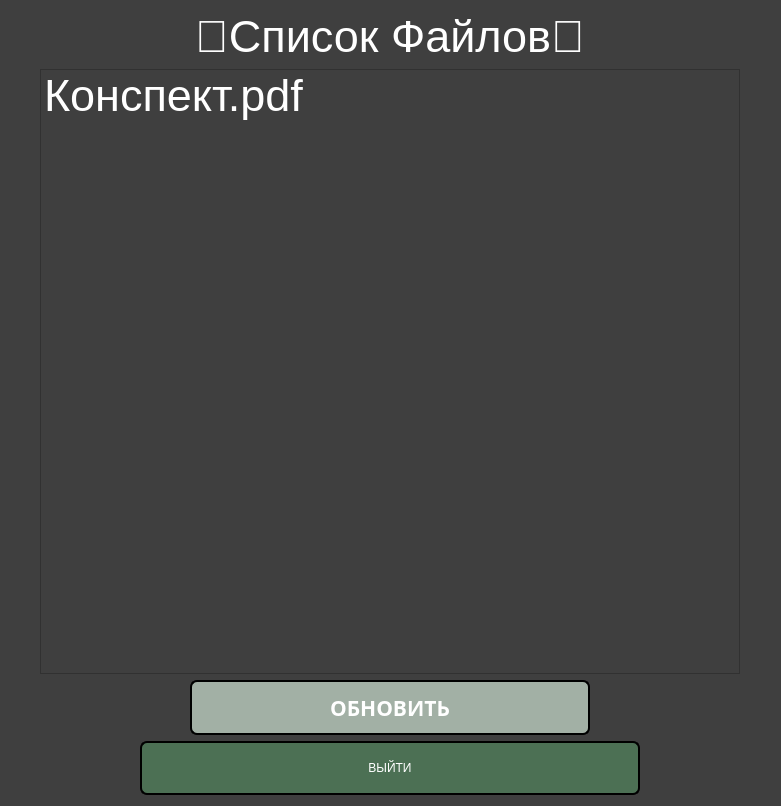
<?xml version="1.0" encoding="UTF-8"?>
<ui version="4.0">
 <class>Dialog</class>
 <widget class="QDialog" name="Dialog">
  <property name="geometry">
   <rect>
    <x>0</x>
    <y>0</y>
    <width>781</width>
    <height>806</height>
   </rect>
  </property>
  <property name="windowTitle">
   <string>Dialog</string>
  </property>
  <property name="styleSheet">
   <string notr="true">background-color:rgb(63, 63, 63)</string>
  </property>
  <layout class="QGridLayout" name="gridLayout">
   <item row="0" column="0">
    <layout class="QHBoxLayout" name="horizontalLayout">
     <item alignment="Qt::AlignHCenter|Qt::AlignVCenter">
      <widget class="QLabel" name="label">
       <property name="toolTip">
        <string>&lt;html&gt;&lt;head/&gt;&lt;body&gt;&lt;p align=&quot;center&quot;&gt;&lt;br/&gt;&lt;/p&gt;&lt;/body&gt;&lt;/html&gt;</string>
       </property>
       <property name="styleSheet">
        <string notr="true">font: 700 16pt &quot;Bell MT&quot;;
color:White; 
font-size: 45px
</string>
       </property>
       <property name="text">
        <string>&lt;html&gt;&lt;head/&gt;&lt;body&gt;&lt;p align=&quot;center&quot;&gt;&lt;span style=&quot; font-size:34pt;&quot;&gt;💾Cписок Файлов💾&lt;/span&gt;&lt;/p&gt;&lt;/body&gt;&lt;/html&gt;</string>
       </property>
      </widget>
     </item>
    </layout>
   </item>
   <item row="1" column="0">
    <layout class="QVBoxLayout" name="verticalLayout_2">
     <item alignment="Qt::AlignHCenter">
      <widget class="QListWidget" name="listWidget">
       <property name="sizePolicy">
        <sizepolicy hsizetype="Fixed" vsizetype="Expanding">
         <horstretch>0</horstretch>
         <verstretch>0</verstretch>
        </sizepolicy>
       </property>
       <property name="minimumSize">
        <size>
         <width>700</width>
         <height>0</height>
        </size>
       </property>
       <property name="font">
        <font>
         <family>Tahoma</family>
         <pointsize>-1</pointsize>
         <italic>false</italic>
         <bold>false</bold>
        </font>
       </property>
       <property name="styleSheet">
        <string notr="true">
font: 36pt &quot;Tahoma&quot;;
color:White; 
font-size: 45px
</string>
       </property>
       <item>
        <property name="text">
         <string>Конспект.pdf</string>
        </property>
       </item>
      </widget>
     </item>
     <item alignment="Qt::AlignHCenter">
      <widget class="QPushButton" name="refresh_button">
       <property name="minimumSize">
        <size>
         <width>400</width>
         <height>0</height>
        </size>
       </property>
       <property name="maximumSize">
        <size>
         <width>450</width>
         <height>55</height>
        </size>
       </property>
       <property name="font">
        <font>
         <family>Bell MT</family>
         <pointsize>16</pointsize>
         <italic>false</italic>
         <bold>true</bold>
        </font>
       </property>
       <property name="styleSheet">
        <string notr="true">QPushButton {
	font: 700 16pt &quot;Bell MT&quot;;
background-color: rgb(162, 176, 165);
color:White; 
border: 2px solid #000000; 
border-radius: 7px;
widht: 20px;
height: 65px;
}

QPushButton:hover{
background-color: rgb(123, 181, 136);
}

QPushButton:pressed {
background-color: rgb(57, 112, 70);
}
</string>
       </property>
       <property name="text">
        <string>ОБНОВИТЬ</string>
       </property>
      </widget>
     </item>
     <item>
      <layout class="QVBoxLayout" name="verticalLayout">
       <item alignment="Qt::AlignHCenter">
        <widget class="QPushButton" name="about_us_button">
         <property name="sizePolicy">
          <sizepolicy hsizetype="Minimum" vsizetype="Fixed">
           <horstretch>0</horstretch>
           <verstretch>0</verstretch>
          </sizepolicy>
         </property>
         <property name="minimumSize">
          <size>
           <width>500</width>
           <height>0</height>
          </size>
         </property>
         <property name="maximumSize">
          <size>
           <width>500</width>
           <height>54</height>
          </size>
         </property>
         <property name="styleSheet">
          <string notr="true">QPushButton {
	font: 700 16pt &quot;Bell MT&quot;;
background-color: rgb(76, 112, 84);
color:White; 
border: 2px solid #000000; 
border-radius: 7px;
widht: 10px;
height: 50px;
}

QPushButton:hover{
background-color: rgb(123, 181, 136);
}

QPushButton:pressed {
background-color: rgb(57, 112, 70);
}
</string>
         </property>
         <property name="text">
          <string>ВЫЙТИ</string>
         </property>
        </widget>
       </item>
      </layout>
     </item>
    </layout>
   </item>
  </layout>
 </widget>
 <resources/>
 <connections/>
</ui>
